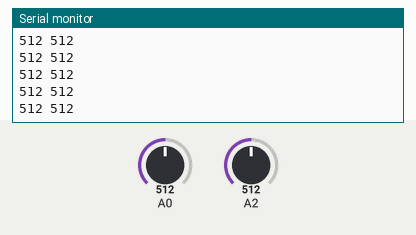
Simulated run of this sketch. Board: Arduino Uno, built with avr-gcc and run on an emulated ATmega328P. Shown: the last lines printed to the serial monitor. Inputs (shaded band) come from the test bench; at power-on: A0 = 512, A2 = 512.

Above: at 1.2 s.
1.3 s: A0 set to 716
At 1.33 s:
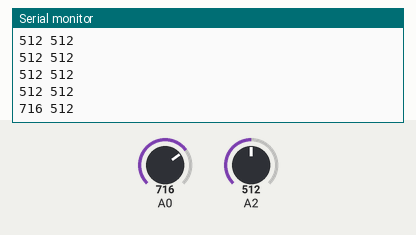
4.3 s: A2 set to 716
At 4.31 s:
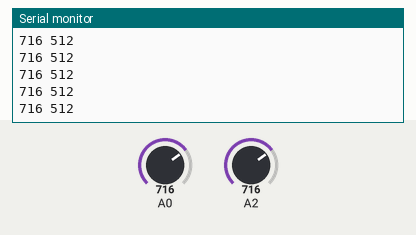
5.8 s: A0 set to 900
At 5.83 s:
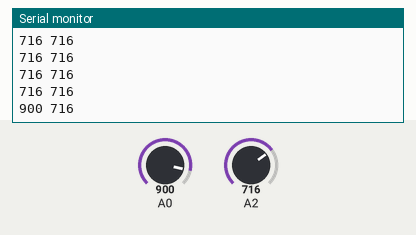
7.3 s: A2 set to 900
At 7.34 s:
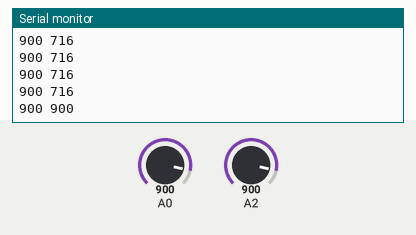
Timing chart, 0 to 9.8 s (numbered marks = the images above; inputs shaded):
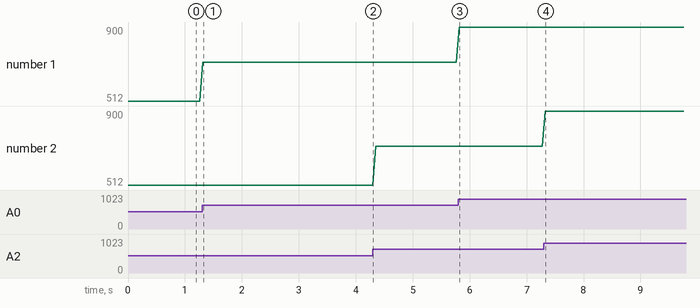

The sketch:

knock_trial2.ino
```cpp
void setup() {

 Serial.begin(9600);

}


void loop() {

  int val0 = analogRead(0);
  int val1 = analogRead(2);

  // print to serial
  Serial.print(val0);
  Serial.print(" ");
  Serial.print(val1);
  Serial.print("\n");
  //Serial.print("Value 0: ");
  //Serial.println(val0);

  //Serial.print("Value 1: ");
  //Serial.println(val1);
  //val2 = analogRead(sensor2);
  //Serial.print("Value 2: ");
  //Serial.println(val2);
  //val3 = analogRead(sensor3);
  //Serial.print("Value 3: ");
  //Serial.println(val3);


  delay(50);  // we have to make a delay to avoid overloading the serial port

}
```

Measured:
- after the input at 1.3 s, the serial monitor: prints a new line at once (image 1)
- after the input at 5.8 s, the serial monitor: prints a new line at once (image 3)
- after the input at 7.3 s, the serial monitor: prints a new line at once (image 4)
- plotted number 1: 512 → 716 after the input at 1.3 s, 716 → 900 after the input at 5.8 s
